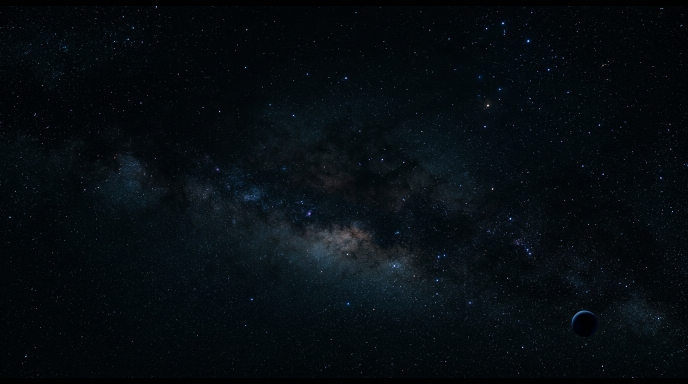
#> input picture documentary/episode-01/visuals/s1-cosmos.png, 1376 x 768 px (shown at 1/2 size); its folder holds 5 pictures in this run
$ python prep.py
#> lines starting #> are read from the running program, lines starting #| are printed output that depends on the picture
"""Asset prep: crop/grade the stills into cinematic 16:9 shot plates with
a slow push-in baked at high resolution (Ken Burns is applied at render time
via zoompan, so plates are pre-scaled to 2.5x for smooth motion).

Also renders the title / end cards and derived "procedural" plates.
Run: python tools/prep.py
"""
import os
import math
import subprocess

from PIL import Image, ImageDraw, ImageFilter, ImageFont, ImageStat

ROOT = os.path.dirname(os.path.dirname(os.path.abspath(__file__)))
VIS = os.path.join(ROOT, "visuals")
SEARCH = os.path.abspath(os.path.join(ROOT, "..", "..", "image-search"))
SHOTS = os.path.join(ROOT, "shots")

PLATE_W, PLATE_H = 2400, 1350
FONT_B = "/usr/share/fonts/truetype/dejavu/DejaVuSerif.ttf"
FONT_S = "/usr/share/fonts/truetype/dejavu/DejaVuSans.ttf"
FONT_SB = "/usr/share/fonts/truetype/dejavu/DejaVuSans-Bold.ttf"

# source -> shot name. Search assets are cropped, generated ones used as-is.
SOURCES = {
    "s1-cosmos": "s1-cosmos.png",
    "s2-bigbang": "s2-bigbang.png",
    "s3-nebula": "s3-nebula.png",
    "s4-supernova": "s4-supernova.png",
    "s5-earth-young": "s5-earth-young.png",
    "s6-rivers": "s6-rivers.png",
    "s7-microbe": "s7-microbe.png",
    "s8-life-ocean": "s8-life-ocean.png",
    "s9-hominin": "s9-hominin.png",
    "s10-first-question": "s10-first-question.png",
    "s11-cave-painting": "chauvet-cave-paintings-horses-high-resol-1.jpg",
    "s12-temple": "wikimedia-commons-konark-sun-temple-ston-1.jpg",
    "s13-manuscript": "nasadiya-sukta-rigveda-manuscript-page-h-1.jpg",
    "s14-observatory": "paranal-vlt-telescope-dome-milky-way-nig-2.jpg",
    "s15-earth-crescent": "earth-from-space-blue-marble-dark-space--1.jpg",
    "s16-earth-blue": "earth-from-space-blue-marble-dark-space--2.jpg",
    "s17-cmb": "cosmic-microwave-background-planck-map-i-1.jpg",
    "s18-landscape": "wikimedia-commons-konark-sun-temple-ston-4.jpg",
}


def find(name):
    for base in (VIS, SEARCH):
        p = os.path.join(base, name)
        if os.path.exists(p):
            return p
    for root, _dirs, files in os.walk(os.path.join(ROOT, "..", "..")):
        if name in files:
            return os.path.join(root, name)
    raise FileNotFoundError(name)


def cover(im, w, h):
    im = im.convert("RGB")
    s = max(w / im.width, h / im.height)
    im = im.resize((max(w, int(im.width * s + 0.5)), max(h, int(im.height * s + 0.5))),
                   Image.LANCZOS)
    left = (im.width - w) // 2
    top = (im.height - h) // 2
    return im.crop((left, top, left + w, top + h))


def grade(im, contrast=1.05, bright=0.99, sat=1.02, warm=(1.0, 1.0, 1.0), vignette=0.42):
    """Documentary grade: slight crush, cool shadows, soft vignette."""
    r, g, b = im.split()
    lut = [min(255, max(0, int(((i / 255 - 0.5) * contrast + 0.5) * 255 * bright + 3)))
           for i in range(256)]
    r, g, b = r.point(lut), g.point(lut), b.point(lut)
    # saturation
    gray = Image.merge("RGB", (r, g, b)).convert("L")
    base = Image.merge("RGB", (r, g, b))
    im = Image.blend(base, Image.merge("RGB", (gray, gray, gray)), 1 - sat)
    # warm/cool balance
    r, g, b = im.split()
    r = r.point(lambda i: min(255, int(i * warm[0])))
    g = g.point(lambda i: min(255, int(i * warm[1])))
    b = b.point(lambda i: min(255, int(i * warm[2])))
    im = Image.merge("RGB", (r, g, b))
    # vignette
    if vignette > 0:
        mask = Image.new("L", (im.width, im.height), 255)
        d = ImageDraw.Draw(mask)
        pad = -int(im.width * 0.18)
        d.ellipse((pad, pad, im.width - pad, im.height - pad), fill=int(255 * (1 - vignette)))
        mask = mask.filter(ImageFilter.GaussianBlur(im.width * 0.09))
        dark = Image.new("RGB", im.size, (0, 0, 0))
        im = Image.composite(im, Image.blend(im, dark, 0.8), mask)
    return im


def lift(im, amount=0.03):
    """Small black-level lift so the frame feels filmic, not crushed."""
    return im.point(lambda i: int(i + 255 * amount * (1 - i / 255)))


def prep_still(name, src):
    im = Image.open(src)
    im = cover(im, PLATE_W, PLATE_H)
    st = ImageStat.Stat(im.convert("L"))
    mean = st.mean[0]
    warm = (1.02, 1.0, 0.97) if mean > 60 else (0.98, 1.0, 1.05)
    out = grade(im, contrast=1.06, bright=0.98, sat=1.04, warm=warm)
    out = lift(out, 0.02)
    out.save(os.path.join(SHOTS, name + ".png"), optimize=True)


# [150 lines left out: functions proc_stars, text_center, title_plate, end_plate, cmb_plate, scrim_plate, not called in this run]


def black_plate():
    Image.new("RGB", (PLATE_W, PLATE_H), (0, 0, 0)).save(os.path.join(SHOTS, "black.png"))


# [38 lines left out: function credits_plate, not called in this run]


def main():
    os.makedirs(SHOTS, exist_ok=True)
    for name, src in SOURCES.items():
        prep_still(name, find(src))
#> in prep_still, im is the input picture: PIL image 1376x768 RGB; mean R, G, B 6, 12.5, 16.8
#> in prep_still, `mean = st.mean[0]`: mean = 11.08
#> in prep_still, `warm = (1.02, 1.0, 0.97) if mean > 60 else (0.98, 1.0, 1.05)`: warm = (0.98, 1, 1.05)
#> in grade, `r, g, b = im.split()`:
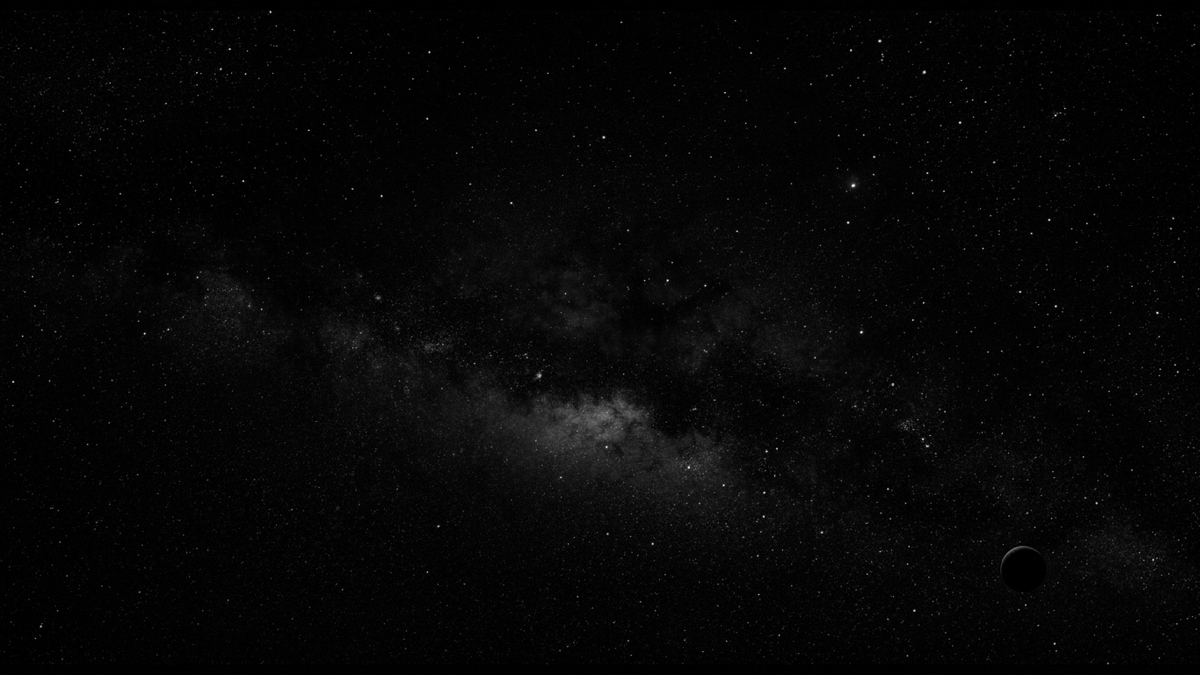
#> r: PIL image 2400x1350 L (shown at 1/2 size); min 0, max 255, mean 6
#> in grade, `r, g, b = im.split()`:
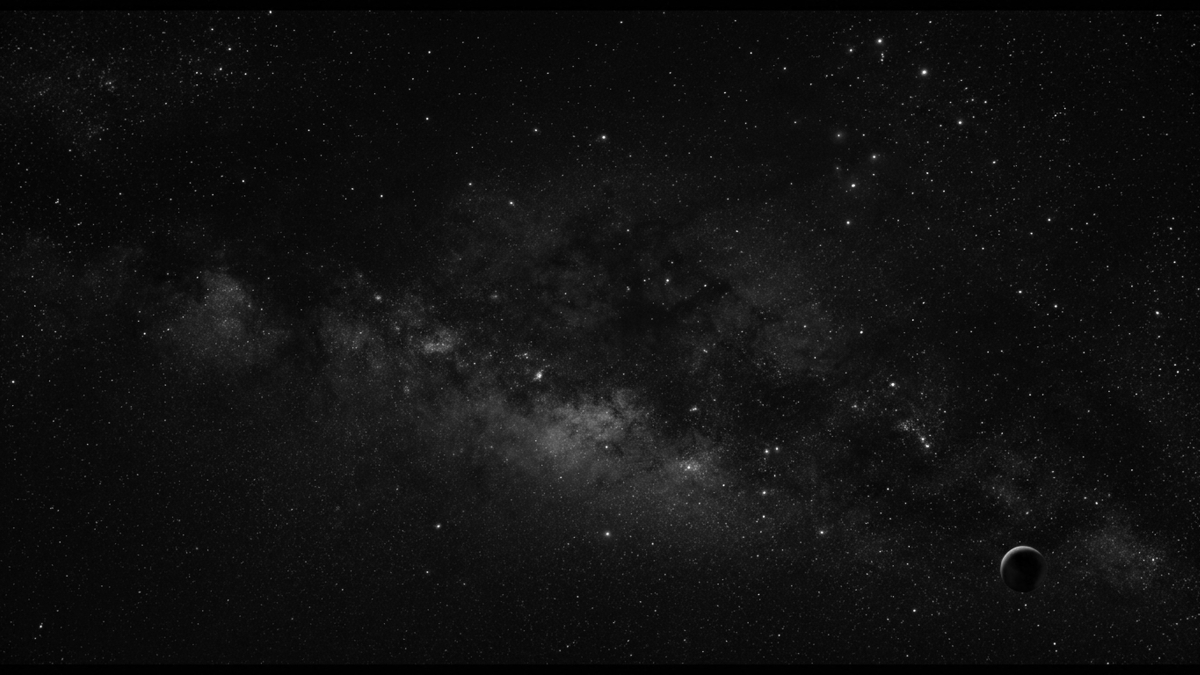
#> b: PIL image 2400x1350 L (shown at 1/2 size); min 0, max 255, mean 16.8
#> in grade, `mask = Image.new("L", (im.width, im.height), 255)`: mask: PIL image 2400x1350 L; every value is 255
#> in grade, `mask = mask.filter(ImageFilter.GaussianBlur(im.width * 0.09))`: mask: PIL image 2400x1350 L; every value is 147
#> in grade, `dark = Image.new("RGB", im.size, (0, 0, 0))`: dark: PIL image 2400x1350 RGB; every value is 0
        print("plate", name)
#> pass 2 of the loop in main, `for name, src in SOURCES.items():`:
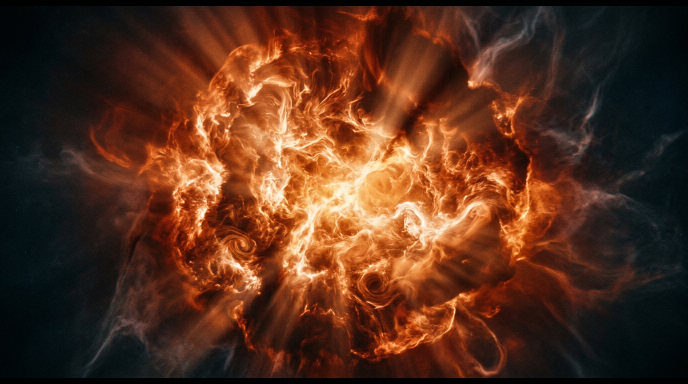
#> input picture documentary/episode-01/visuals/s2-bigbang.png, 1376 x 768 px (shown at 1/2 size)
#> in prep_still, im is the input picture: PIL image 1376x768 RGB; mean R, G, B 87.5, 48.7, 29.9
#> mean = 58.51
#> in grade (call 2), `gray = Image.merge("RGB", (r, g, b)).convert("L")`:
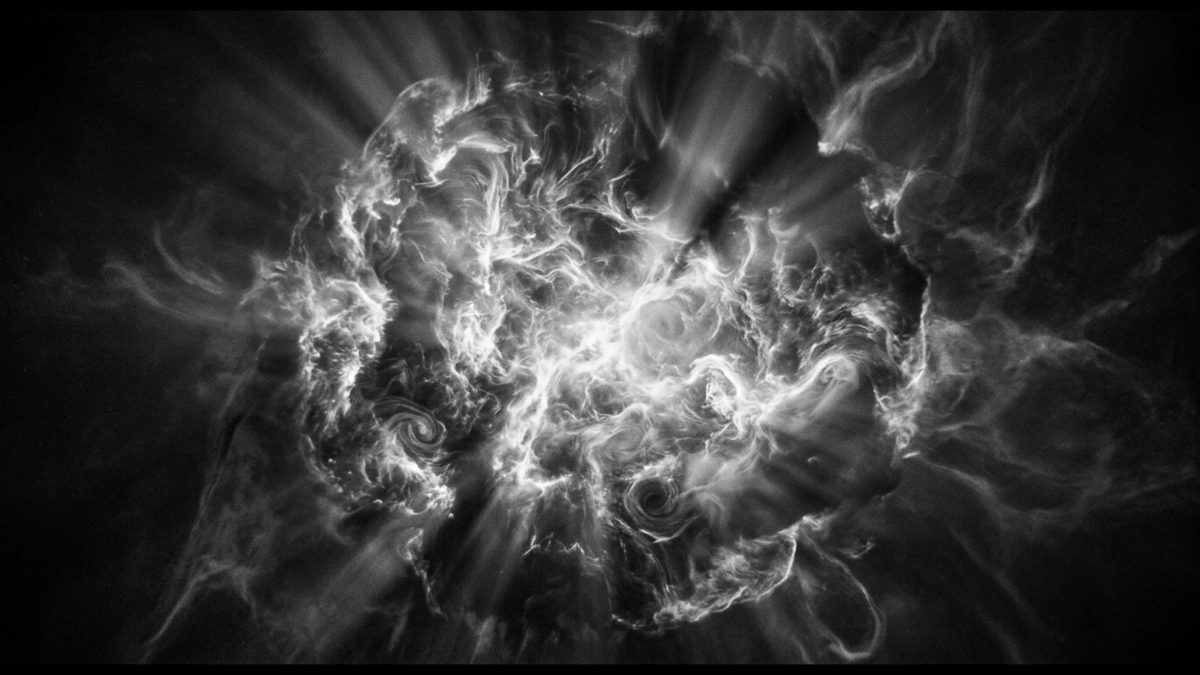
#> gray: PIL image 2400x1350 L (shown at 1/2 size); min 0, max 254, mean 56
#> in grade (call 2), `im = Image.composite(im, Image.blend(im, dark, 0.8), mask)`:
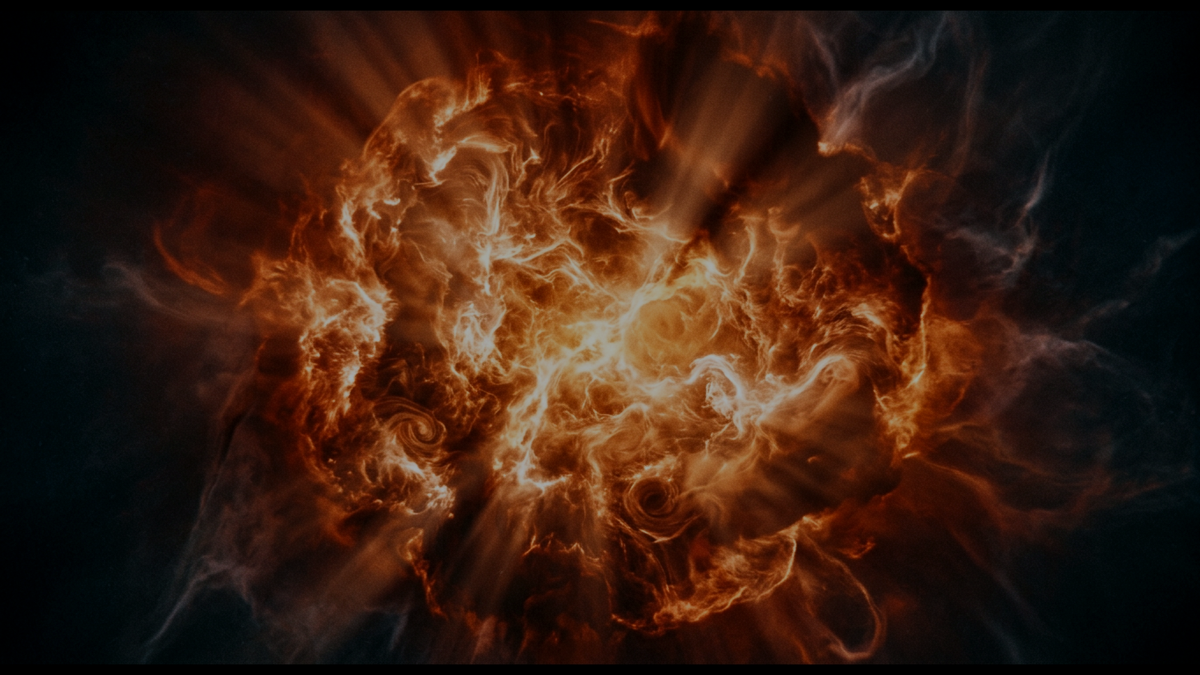
#> im: PIL image 2400x1350 RGB (shown at 1/2 size); mean R, G, B 56.3, 29.8, 16.8
    cmb_plate()
    print("plate s17-cmb (data)")
    black_plate()
    scrim_plate()
    proc_stars()
    print("plate proc-stars")
    title_plate()
    print("plate card-title")
    end_plate()
    print("plate card-end")
    credits_plate()
    print("plate card-credits")


if __name__ == "__main__":
#> (the run stopped early here; a loop or call above may not have finished)
